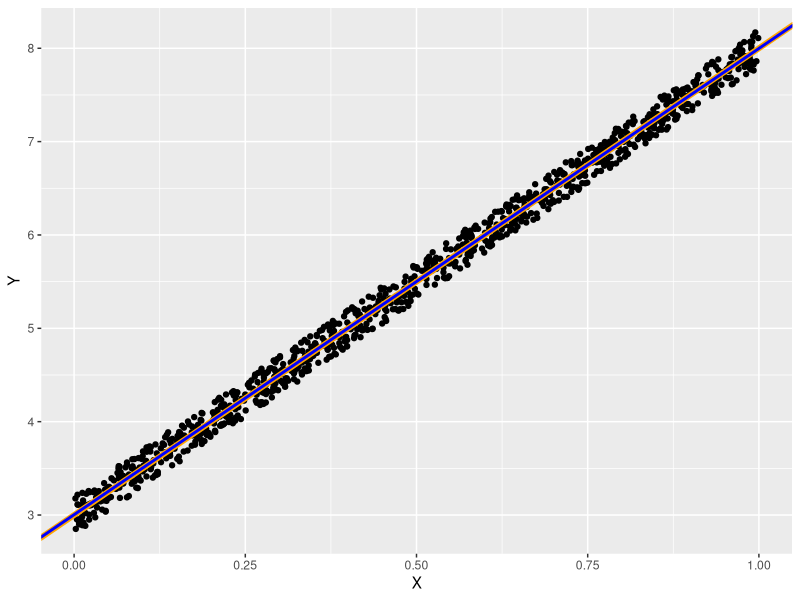
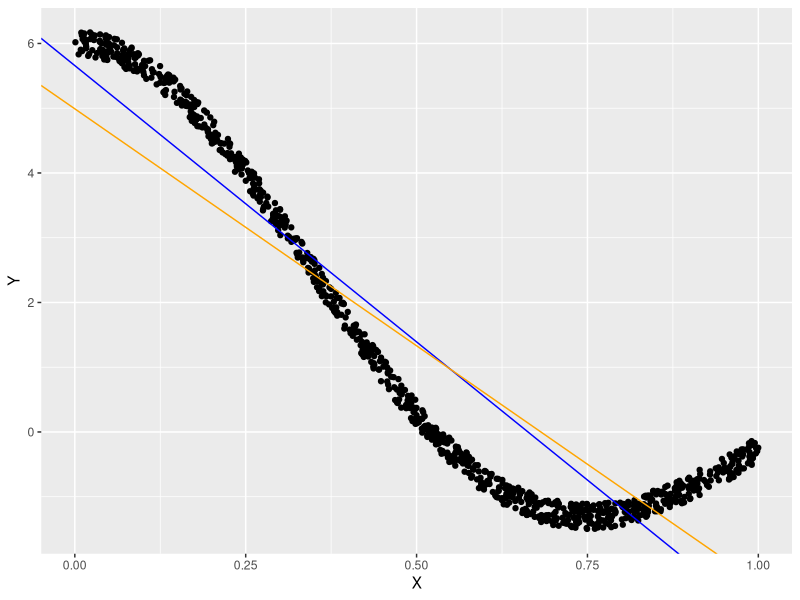
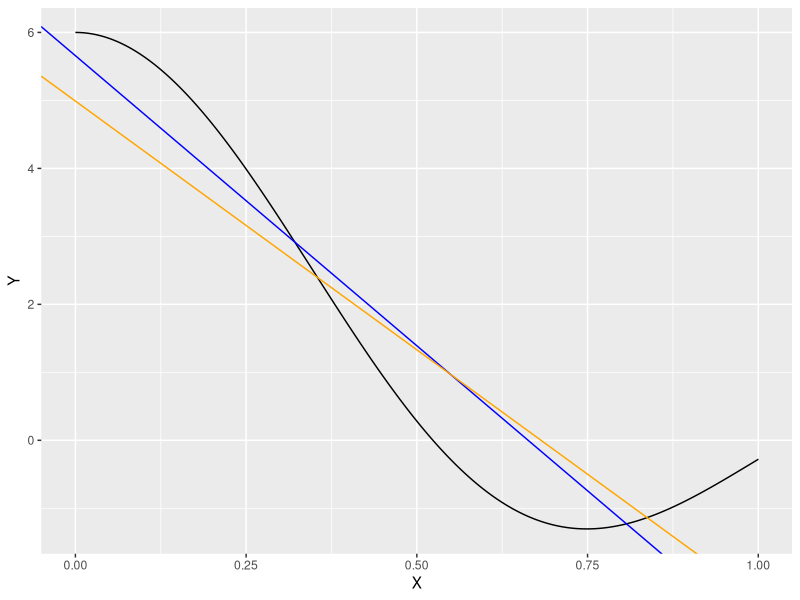

Source code (R) for these figures, in order:
## ---- chunk 1
knitr::opts_chunk$set(echo = TRUE)
library(ggplot2)
set.seed(82922)
## ---- chunk 2
# Set alpha and beta
a = 3 
b = 5

# Choose N
N = 1000

# Choose N Xs in [0,1]
X = runif(N)
# Simulate Ys with linear CEF
Y = a+b*X + runif(N,-0.2,0.2) # Uniform needs to be centered on 0 now

# Run ols
X_ols = cbind(matrix(1,nrow=N,ncol=1),X)
ab_hat = solve(t(X_ols)%*%X_ols)%*%(t(X_ols)%*%Y)

df = data.frame("Y"=Y,
                "X"=X)

ggplot(data=df)+
  geom_point(aes(x=X,y=Y))+
  geom_abline(intercept=a,slope=b,size=2,color="orange")+ # True CEF is orange
  geom_abline(intercept=ab_hat[1],slope=ab_hat[2],size=1,color="blue") # OLS estimate is BLUE (lol)

## ---- chunk 3
# Choose N
N = 1000

# Choose N Xs in [0,1]
X = runif(N)

# Now CEF is going to be nonlinear
Y = sin(X*6)/X + runif(N,-0.2,0.2)

# Run ols
X_ols = cbind(matrix(1,nrow=N,ncol=1),X)
ab_hat = solve(t(X_ols)%*%X_ols)%*%(t(X_ols)%*%Y)

# Now lets try a different linear predictor, e.g. ridge regression
lambda = matrix(0,nrow=2,ncol=2)
diag(lambda)=10
ridge_ab = solve(t(X_ols)%*%X_ols+lambda)%*%(t(X_ols)%*%Y)

df = data.frame("Y"=Y,
                "X"=X)
ggplot(data=df)+
  geom_point(aes(x=X,y=Y))+
  geom_abline(intercept=ab_hat[1],slope=ab_hat[2],color="blue")+
  geom_abline(intercept=ridge_ab[1],slope=ridge_ab[2],color="orange")

# Let's calculate the MSE on a new sample
X_oos = runif(N)
Y_oos = sin(X_oos*6)/X_oos + runif(N,-0.2,0.2)

Y_hat_ols = ab_hat[1]+ab_hat[2]*X_oos
Y_hat_ridge = ridge_ab[1] + ridge_ab[2]*X_oos

MSE_ols = mean((Y_oos-Y_hat_ols)^2)
MSE_ridge = mean((Y_oos-Y_hat_ridge)^2)

print(paste("OLS out of sample MSE:",round(MSE_ols,2)))
print(paste("Ridge out of sample MSE:",round(MSE_ridge,2)))
## ---- chunk 4
X_line = runif(100000)
Y_line = sin(X_line*6)/X_line # No error for CEF

Y_hat_ols = ab_hat[1]+ab_hat[2]*X_line
Y_hat_ridge = ridge_ab[1] + ridge_ab[2]*X_line

cef_df = data.frame("Y"=Y_line,
                    "X"=X_line)

ggplot(data=cef_df)+
  geom_line(aes(x=X,y=Y))+
  geom_abline(intercept=ab_hat[1],slope=ab_hat[2],color="blue")+
  geom_abline(intercept=ridge_ab[1],slope=ridge_ab[2],color="orange")

MSE_ols = mean((Y_line-Y_hat_ols)^2)
MSE_ridge = mean((Y_line-Y_hat_ridge)^2)

print(paste("OLS MSE:",round(MSE_ols,2)))
print(paste("Ridge MSE:",round(MSE_ridge,2)))
